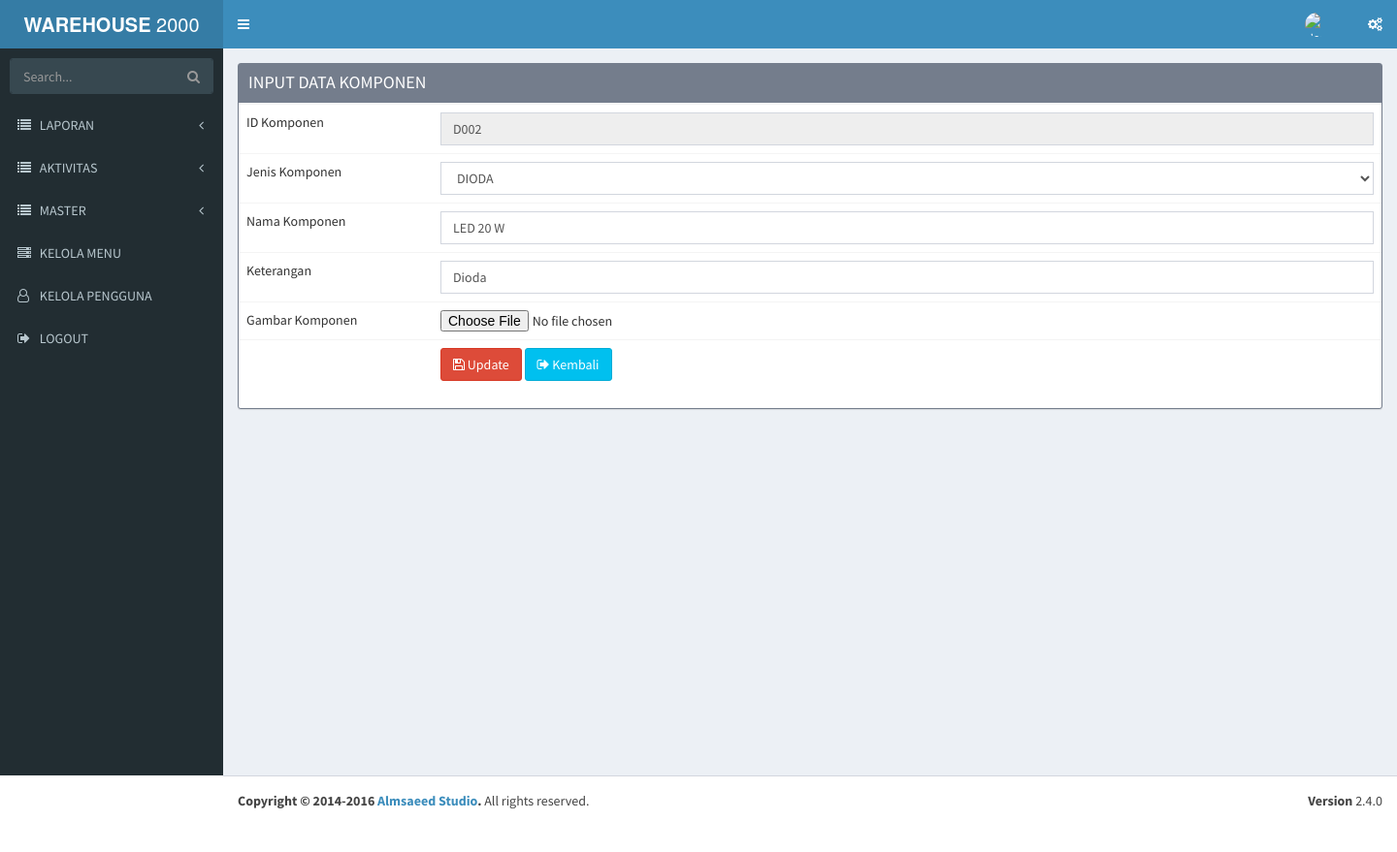
The app's page /masterkomponen/update/D002 with its own data.
### tables this page shows
CREATE TABLE `tbl_menu` (
  `id_menu` int(11) NOT NULL,
  `title` varchar(50) NOT NULL,
  `url` varchar(30) NOT NULL,
  `icon` varchar(30) NOT NULL,
  `is_main_menu` int(11) NOT NULL,
  `is_aktif` enum('y','n') NOT NULL COMMENT 'y=yes,n=no',
  `no_urut` int(5) NOT NULL
);

CREATE TABLE `tbl_master_komponen` (
  `id_komponen` varchar(50) NOT NULL,
  `jenis_komponen` varchar(100) NOT NULL,
  `nama_komponen` varchar(100) NOT NULL,
  `gambar_komponen` varchar(200) NOT NULL,
  `keterangan` varchar(200) DEFAULT NULL
);

CREATE TABLE `tbl_kategori_komponen` (
  `jenis_komponen` varchar(100) NOT NULL,
  `nama_kategori` varchar(100) NOT NULL,
  `keterangan` varchar(100) NOT NULL
);

### application/libraries/Template.php (called while the page is built)
<?php if ( ! defined('BASEPATH')) exit('No direct script access allowed');
class Template {
		var $template_data = array();
		function set($name, $value)
		{
			$this->template_data[$name] = $value;
		}
		function load($template = '', $view = '' , $view_data = array(), $return = FALSE)
		{
			$this->CI =& get_instance();
			$this->set('contents', $this->CI->load->view($view, $view_data, TRUE));
			return $this->CI->load->view($template, $this->template_data, $return);
		}
}

### application/controllers/Masterkomponen.php (called while the page is built, shortened)
<?php
class Masterkomponen extends CI_Controller
{
    public function update($id)
    {
        $row = $this->Master_Komponen_Model->get_by_id($id);
        if ($row) {
            $data = array(
        'button' => 'Update',
        'action' => site_url('masterkomponen/update_action'),
		'id_komponen' => set_value('id_komponen', $row->id_komponen),
        'jenis_komponen' => set_value('jenis_komponen', $row->jenis_komponen),
		'nama_komponen' => set_value('nama_komponen', $row->nama_komponen),
		'gambar_komponen' => set_value('gambar_komponen', $row->gambar_komponen),
        'keterangan' => set_value('keterangan', $row->keterangan),
	    );
            $this->template->load('template','masterkomponen/tbl_menu_form', $data);
        } else {
            $this->session->set_flashdata('message', 'Record Not Found');
            redirect(site_url('masterkomponen'));
        }
    }
}

### index.php (called while the page is built, shortened)
<?php
require_once BASEPATH.'core/CodeIgniter.php';

### application/models/Master_Komponen_Model.php (called while the page is built, shortened)
<?php
class Master_Komponen_Model extends CI_Model
{
    public $table = 'tbl_master_komponen';
    public $id = 'id_komponen';
    function get_by_id($id)
    {
        $this->db->join('tbl_kategori_komponen', 'tbl_master_komponen.jenis_komponen = tbl_kategori_komponen.jenis_komponen', 'inner');
        $this->db->where($this->id, $id);
        return $this->db->get($this->table)->row();
    }
}

### application/views/masterkomponen/tbl_menu_form.php (the view, shortened to what this page needs)
<div class="content-wrapper">
    <section class="content">
        <div class="box box-warning box-solid">
            <div class="box-header with-border">
                <h3 class="box-title">INPUT DATA KOMPONEN</h3>
            </div>
            <form action="<?php echo $action; ?>" method="post" enctype="multipart/form-data">
        <table class='table table-bordered>'
	    <tr>
            <td width='200'>ID Komponen <?php echo form_error('id_komponen') ?>
            </td>
            <td><input readonly type="text" class="form-control" name="id_komponen" id="id_komponen" placeholder="ID Komponen" required value="<?php echo $id_komponen; ?>" />
            </td>
        <tr>
            <td width='200'>Jenis Komponen <?php echo form_error('jenis_komponen') ?>
            </td>
          <td>  <?php echo cmb_dinamis('jenis_komponen','tbl_kategori_komponen','nama_kategori','jenis_komponen',$jenis_komponen) ?>
        </td>
        </tr>
	    <tr>
            <td width='200'>Nama Komponen <?php echo form_error('nama_komponen') ?>
            </td>
            <td><input type="text" class="form-control" name="nama_komponen" id="nama_komponen" placeholder="Nama Komponen" value="<?php echo $nama_komponen; ?>" />
            </td>
        </tr>
	    <tr>
            <td width='200'>Keterangan <?php echo form_error('keterangan') ?>
            </td>
            <td><input type="text" class="form-control" name="keterangan" id="keterangan" placeholder="Keterangan" value="<?php echo $keterangan; ?>" />
            </td>
        </tr>
        <tr>
            <td width='200'>Gambar Komponen <?php echo form_error('gambar_komponen') ?>
            </td>
            <td> <input type="file" name="gambar_komponen" id="gambar_komponen">
            </td>
        </tr>
	    <tr>
            <td>
            </td>
            <td>
	           <button type="submit" class="btn btn-danger"><i class="fa fa-floppy-o"></i> <?php echo $button ?>
               </button>
	                <a href="<?php echo site_url('masterkomponen') ?>" class="btn btn-info"><i class="fa fa-sign-out"></i> Kembali</a>
            </td>
        </tr>
        </table>
            </form>
        </div>
    </div>
</div>

### application/views/template/sidebar.php (shortened to what this page needs)
<section class="sidebar">
    <form action="#" method="get" class="sidebar-form">
        <div class="input-group">
            <input type="text" name="q" class="form-control" placeholder="Search...">
            <span class="input-group-btn">
                <button type="submit" name="search" id="search-btn" class="btn btn-flat"><i class="fa fa-search"></i>
                </button>
            </span>
        </div>
    </form>
    <ul class="sidebar-menu" data-widget="tree">
        <?php
        $main_menu = $this->db->get_where('tbl_menu', array('is_main_menu' =>0, 'is_aktif'=>'y'));
        foreach ($main_menu->result() as $m){
            $submenu = $this->db->get_where('tbl_menu',array('is_main_menu'=>$m->id_menu,'is_aktif'=>'y'));
            if($submenu->num_rows()>0){
                echo "<li class='treeview'>
                        <a href='#'>
                            <i class='$m->icon'></i> <span>".strtoupper($m->title)."</span>
                            <span class='pull-right-container'>
                                <i class='fa fa-angle-left pull-right'></i>
                            </span>
                        </a>
                        <ul class='treeview-menu' style='display: none;'>";
                        echo" </ul>
                    </li>";
            }else{
                echo "<li>";
                echo anchor($m->url,"<i class='".$m->icon."'></i> ".strtoupper($m->title));
                echo "</li>";
            }
        }
        ?>
        <li><?php echo anchor('auth/logout',"<i class='fa fa-sign-out'></i> LOGOUT");?></li>
    </ul>
</section>

### records on screen
tbl_menu: title "LAPORAN"
tbl_menu: title "AKTIVITAS"
tbl_menu: title "MASTER"
tbl_menu: url+icon+title "KELOLA MENU"
tbl_menu: url+icon+title "KELOLA PENGGUNA"
tbl_master_komponen: id_komponen "D002", nama_komponen "LED 20 W", keterangan "Dioda"

### other values on screen
anchor('auth/logout',"<i class='fa fa-sign-out'></i> LOGOUT") "LOGOUT"
$button "Update"
form field jenis_komponen "DIODA"
